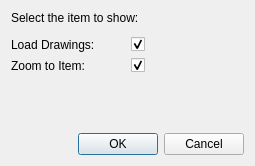
<?xml version="1.0" encoding="UTF-8"?>
<ui version="4.0">
 <class>SelectItemDialog</class>
 <widget class="QDialog" name="SelectItemDialog">
  <property name="geometry">
   <rect>
    <x>0</x>
    <y>0</y>
    <width>255</width>
    <height>166</height>
   </rect>
  </property>
  <property name="windowTitle">
   <string>Dialog</string>
  </property>
  <layout class="QVBoxLayout" name="verticalLayout">
   <item>
    <widget class="QLabel" name="label">
     <property name="text">
      <string>Select the item to show:</string>
     </property>
    </widget>
   </item>
   <item>
    <widget class="SelectItemWidget" name="itemWidget" native="true"/>
   </item>
   <item>
    <layout class="QGridLayout" name="gridLayout">
     <item row="0" column="1">
      <widget class="QCheckBox" name="loadDrawingCheck">
       <property name="text">
        <string/>
       </property>
       <property name="checked">
        <bool>true</bool>
       </property>
      </widget>
     </item>
     <item row="0" column="0">
      <widget class="QLabel" name="loadDrawingLabel">
       <property name="text">
        <string>Load Drawings:</string>
       </property>
      </widget>
     </item>
     <item row="1" column="0">
      <widget class="QLabel" name="zoomItemLabel">
       <property name="text">
        <string>Zoom to Item:</string>
       </property>
      </widget>
     </item>
     <item row="1" column="1">
      <widget class="QCheckBox" name="zoomItemCheck">
       <property name="text">
        <string/>
       </property>
       <property name="checked">
        <bool>true</bool>
       </property>
      </widget>
     </item>
    </layout>
   </item>
   <item>
    <spacer name="verticalSpacer">
     <property name="orientation">
      <enum>Qt::Vertical</enum>
     </property>
     <property name="sizeHint" stdset="0">
      <size>
       <width>20</width>
       <height>4</height>
      </size>
     </property>
    </spacer>
   </item>
   <item>
    <widget class="QDialogButtonBox" name="buttonBox">
     <property name="orientation">
      <enum>Qt::Horizontal</enum>
     </property>
     <property name="standardButtons">
      <set>QDialogButtonBox::Cancel|QDialogButtonBox::Ok</set>
     </property>
    </widget>
   </item>
  </layout>
 </widget>
 <customwidgets>
  <customwidget>
   <class>SelectItemWidget</class>
   <extends>QWidget</extends>
   <header>..select_item_widget.h</header>
   <container>1</container>
  </customwidget>
 </customwidgets>
 <tabstops>
  <tabstop>loadDrawingCheck</tabstop>
  <tabstop>zoomItemCheck</tabstop>
  <tabstop>buttonBox</tabstop>
 </tabstops>
 <resources/>
 <connections>
  <connection>
   <sender>buttonBox</sender>
   <signal>accepted()</signal>
   <receiver>SelectItemDialog</receiver>
   <slot>accept()</slot>
   <hints>
    <hint type="sourcelabel">
     <x>248</x>
     <y>161</y>
    </hint>
    <hint type="destinationlabel">
     <x>157</x>
     <y>165</y>
    </hint>
   </hints>
  </connection>
  <connection>
   <sender>buttonBox</sender>
   <signal>rejected()</signal>
   <receiver>SelectItemDialog</receiver>
   <slot>reject()</slot>
   <hints>
    <hint type="sourcelabel">
     <x>248</x>
     <y>161</y>
    </hint>
    <hint type="destinationlabel">
     <x>254</x>
     <y>165</y>
    </hint>
   </hints>
  </connection>
 </connections>
</ui>
